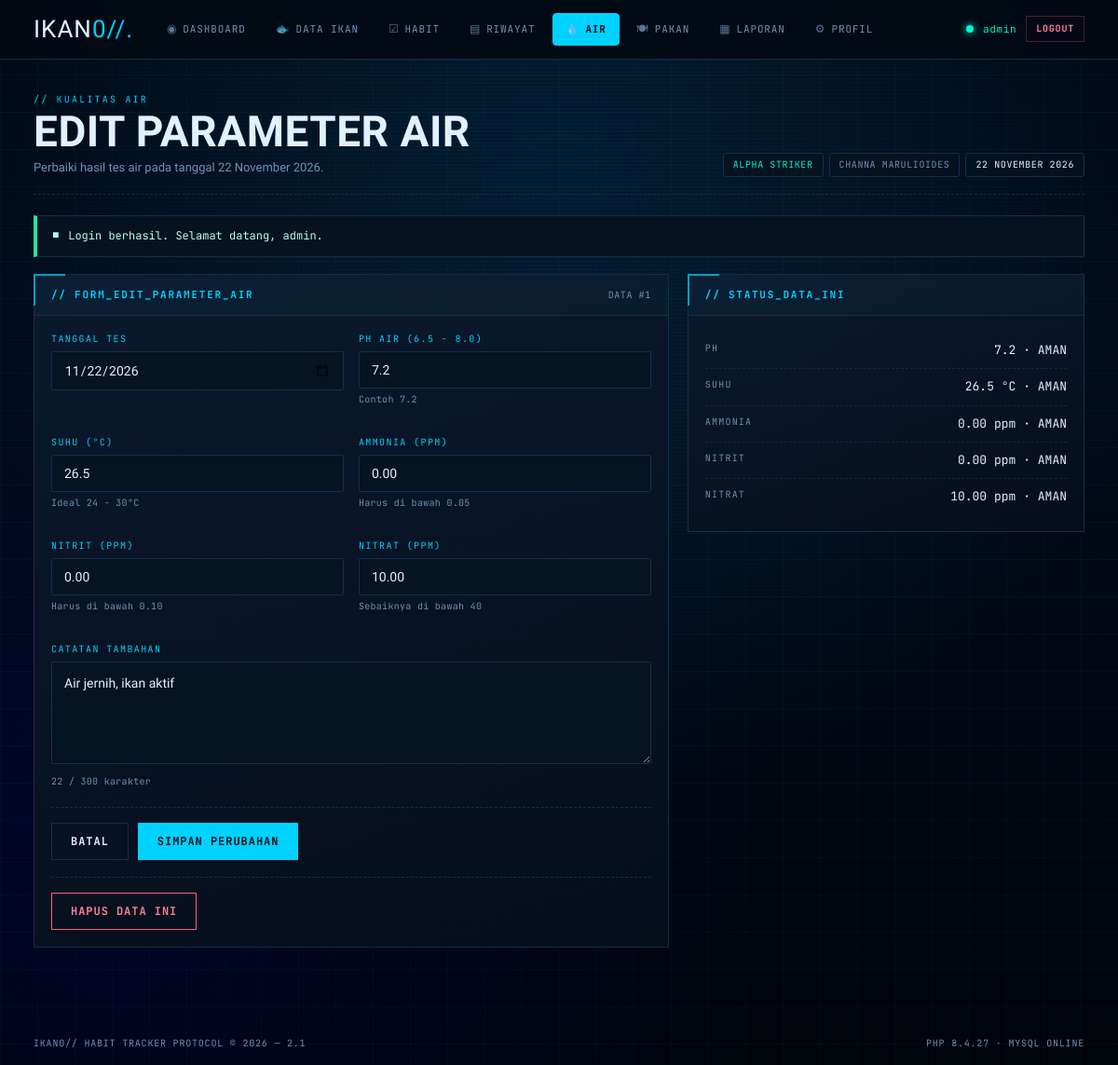
Page /air/edit.php?id=1 (signed in) on the committed database.
### tables this page shows
CREATE TABLE IF NOT EXISTS `users` (
  `id`         INT AUTO_INCREMENT PRIMARY KEY,
  `username`   VARCHAR(50)  NOT NULL UNIQUE,
  `password`   VARCHAR(255) NOT NULL,
  `nama_ikan`  VARCHAR(60)  NOT NULL DEFAULT 'Ikan Cupang Alpha',
  `jenis_ikan` VARCHAR(60)  NOT NULL DEFAULT 'Betta splendens',
  `created_at` TIMESTAMP    DEFAULT CURRENT_TIMESTAMP
);

CREATE TABLE IF NOT EXISTS `water_params` (
  `id`         INT AUTO_INCREMENT PRIMARY KEY,
  `user_id`    INT NOT NULL,
  `tanggal`    DATE NOT NULL,
  `ph`         DECIMAL(3,1) NOT NULL DEFAULT 7.0,
  `suhu_c`     DECIMAL(4,1) NOT NULL DEFAULT 26.0,
  `ammonia`    DECIMAL(4,2) NOT NULL DEFAULT 0.00,
  `nitrit`     DECIMAL(4,2) NOT NULL DEFAULT 0.00,
  `nitrat`     DECIMAL(5,2) NOT NULL DEFAULT 0.00,
  `catatan`    VARCHAR(300) DEFAULT NULL,
  `created_at` TIMESTAMP DEFAULT CURRENT_TIMESTAMP,
  UNIQUE KEY `unique_user_date` (`user_id`, `tanggal`),
  CONSTRAINT `fk_water_user`
    FOREIGN KEY (`user_id`) REFERENCES `users`(`id`) ON DELETE CASCADE
);

### includes/auth.php (called while the page is built, shortened)
<?php
require_once __DIR__ . '/koneksi.php';
function current_user(): ?array
{
    return [
        'id'         => (int)$_SESSION['user_id'],
        'username'   => $_SESSION['username']    ?? 'Admin',
        'nama_ikan'  => $_SESSION['nama_ikan']   ?? 'Ikan Tanpa Nama',
        'jenis_ikan' => $_SESSION['jenis_ikan']  ?? 'Spesies tidak diketahui',
    ];
}
function sinkron_user_database(): void
{
    $id  = (int)$_SESSION['user_id'];
    $row = db_row(
        "SELECT id, username, nama_ikan, jenis_ikan FROM users WHERE id = ? LIMIT 1",
        'i',
        [$id]
    );
}
sinkron_user_database();
$theme_mode = $_COOKIE['ikan_theme'] ?? 'abyss-dark';

### includes/koneksi.php (called while the page is built, shortened)
<?php
$conn             = @new mysqli(DB_HOST, DB_USER, DB_PASS, DB_NAME);
$db_connected     = true;
if ($conn->connect_error) {
    $db_connected     = false;
    $db_error_message = $conn->connect_error;
    error_log('[IKAN] Koneksi database gagal: ' . $conn->connect_error);
} else {
    $conn->set_charset('utf8mb4');
}
function db_tipe($nilai): string
{
    if (is_int($nilai) || is_bool($nilai)) {
        return 'i';
    }
    return 's';
}
function db_jalankan(string $sql, array $params = [])
{
    global $conn, $db_connected;
    $stmt = $conn->prepare($sql);
    $tipe = '';
    foreach ($params as $nilai) {
        $tipe .= db_tipe($nilai);
    }
    $stmt->bind_param($tipe, ...array_values($params));
    if (!$stmt->execute()) {
        error_log('[IKAN] Eksekusi gagal: ' . $stmt->error . ' | ' . $sql);
        return false;
    }
    if ($stmt->field_count > 0) {
        $hasil = $stmt->get_result();
        return $hasil;
    }
    return $stmt;
}
function db_row(string $sql, string $types = '', array $params = []): ?array
{
    $hasil = db_jalankan($sql, $params);
    $row = $hasil->fetch_assoc();
    return $row ?: null;
}

### includes/functions.php (called while the page is built, shortened)
<?php
function e($teks): string
{
    return htmlspecialchars((string)$teks, ENT_QUOTES, 'UTF-8');
}
function take_flash(): ?array
{
    $flash = $_SESSION['flash'];
    return $flash;
}
function nama_bulan(int $bulan): string
{
    $bulan_indonesia = [
        1 => 'Januari', 'Februari', 'Maret', 'April', 'Mei', 'Juni',
        'Juli', 'Agustus', 'September', 'Oktober', 'November', 'Desember'
    ];
    return $bulan_indonesia[$bulan] ?? '';
}
function tanggal_indonesia(string $tanggal): string
{
    $ts = strtotime($tanggal);
    return date('j', $ts) . ' ' . nama_bulan((int)date('n', $ts)) . ' ' . date('Y', $ts);
}
function ambil_water_param(int $id, int $user_id): ?array
{
    return db_row(
        "SELECT id, tanggal, ph, suhu_c, ammonia, nitrit, nitrat, catatan
         FROM water_params WHERE id = ? AND user_id = ? LIMIT 1",
        'ii',
        [$id, $user_id]
    );
}
function status_parameter_air(array $params): array
{
    $ph    = (float)$params['ph'];
    $suhu  = (float)$params['suhu_c'];
    $amonia = (float)$params['ammonia'];
    $nitrit = (float)$params['nitrit'];
    $nitrat = (float)$params['nitrat'];
    return [
        'ph'     => ($ph >= 6.5 && $ph <= 8.0) ? 'AMAN' : 'PERHATIAN',
        'suhu'   => ($suhu >= 24.0 && $suhu <= 30.0) ? 'AMAN' : 'PERHATIAN',
        'amonia' => ($amonia <= 0.05) ? 'AMAN' : 'BAHAYA',
        'nitrit' => ($nitrit <= 0.10) ? 'AMAN' : 'BAHAYA',
        'nitrat' => ($nitrat <= 40.0) ? 'AMAN' : 'PERHATIAN',
    ];
}

### air/edit.php (the view, shortened to what this page needs)
<?php
require_once __DIR__ . '/../includes/auth.php';
require_once __DIR__ . '/../includes/functions.php';
$user = current_user();
$id   = isset($_GET['id']) ? (int)$_GET['id'] : (int)($_POST['id'] ?? 0);
$data_lama = ambil_water_param($id, (int)$user['id']);
$input  = [
    'tanggal' => $data_lama['tanggal'],
    'ph'      => (string)$data_lama['ph'],
    'suhu_c'  => (string)$data_lama['suhu_c'],
    'ammonia' => (string)$data_lama['ammonia'],
    'nitrit'  => (string)$data_lama['nitrit'],
    'nitrat'  => (string)$data_lama['nitrat'],
    'catatan' => (string)($data_lama['catatan'] ?? ''),
];
$page_title   = 'Edit Parameter Air';
$page_eyebrow = 'KUALITAS AIR';
$page_desc    = 'Perbaiki hasil tes air pada tanggal ' . tanggal_indonesia($data_lama['tanggal']) . '.';
$active       = 'air';
include __DIR__ . '/../includes/header.php';
?>
<div class="split">
  <div class="panel">
    <div class="panel-head">
      <h2 class="panel-title">// FORM_EDIT_PARAMETER_AIR</h2>
      <span class="panel-sub">DATA #<?= $id ?></span>
    </div>
    <div class="panel-body">
      <form method="post" action="<?= BASE_URL ?>air/edit.php?id=<?= $id ?>" class="form-cyber">
        <?php include __DIR__ . '/form_fields.php'; ?>
        <div class="form-actions">
          <a class="btn-cyber ghost" href="<?= BASE_URL ?>air/index.php">BATAL</a>
          <button class="btn-cyber" type="submit">SIMPAN PERUBAHAN</button>
        </div>
      </form>
      <form method="post" action="<?= BASE_URL ?>air/hapus.php"
            style="margin-top:18px;padding-top:16px;border-top:1px dashed var(--border-color);">
        <button class="btn-cyber danger" type="submit"
                data-confirm="Hapus data parameter air tanggal <?= e($data_lama['tanggal']) ?>?">
          HAPUS DATA INI
        </button>
      </form>
    </div>
  </div>
  <div class="panel">
    <div class="panel-head">
      <h2 class="panel-title">// STATUS_DATA_INI</h2>
    </div>
    <div class="panel-body">
      <?php $status_lama = status_parameter_air($data_lama); ?>
      <div class="kv-list">
        <div class="kv-row"><span class="kv-key">pH</span><span class="kv-val mono"><?= e($data_lama['ph']) ?> &middot; <?= $status_lama['ph'] ?></span></div>
        <div class="kv-row"><span class="kv-key">Suhu</span><span class="kv-val mono"><?= e($data_lama['suhu_c']) ?> °C &middot; <?= $status_lama['suhu'] ?></span></div>
        <div class="kv-row"><span class="kv-key">Ammonia</span><span class="kv-val mono"><?= e($data_lama['ammonia']) ?> ppm &middot; <?= $status_lama['amonia'] ?></span></div>
        <div class="kv-row"><span class="kv-key">Nitrit</span><span class="kv-val mono"><?= e($data_lama['nitrit']) ?> ppm &middot; <?= $status_lama['nitrit'] ?></span></div>
        <div class="kv-row"><span class="kv-key">Nitrat</span><span class="kv-val mono"><?= e($data_lama['nitrat']) ?> ppm &middot; <?= $status_lama['nitrat'] ?></span></div>
      </div>
    </div>
  </div>
</div>
<?php include __DIR__ . '/../includes/footer.php'; ?>

### includes/header.php (shortened to what this page needs)
<?php
require_once __DIR__ . '/auth.php';
require_once __DIR__ . '/functions.php';
$user         = current_user();
$page_title   = $page_title   ?? APP_NAME;
$active       = $active       ?? '';
$page_eyebrow = $page_eyebrow ?? 'IKAN// PROTOCOL';
$page_desc    = $page_desc    ?? '';
$flash        = take_flash();
$menu = [
    'dashboard' => ['label' => 'DASHBOARD',  'url' => 'index.php',        'icon' => '◉'],
    'ikan'      => ['label' => 'DATA IKAN',  'url' => 'ikan/index.php',   'icon' => '🐟'],
    'habit'     => ['label' => 'HABIT',      'url' => 'habit/index.php',  'icon' => '☑'],
    'log'       => ['label' => 'RIWAYAT',    'url' => 'log/index.php',    'icon' => '▤'],
    'air'       => ['label' => 'AIR',        'url' => 'air/index.php',    'icon' => '💧'],
    'pakan'     => ['label' => 'PAKAN',      'url' => 'pakan/index.php',  'icon' => '🍽'],
    'laporan'   => ['label' => 'LAPORAN',    'url' => 'laporan.php',      'icon' => '▦'],
    'profil'    => ['label' => 'PROFIL',     'url' => 'profil.php',       'icon' => '⚙'],
];
?>
<!DOCTYPE html>
<html lang="id">
<head>
  <link rel="stylesheet" href="<?= BASE_URL ?>assets/css/style.css">
  <link rel="stylesheet" href="<?= BASE_URL ?>assets/css/pages.css">
</head>
<body class="page-inner <?= $theme_mode === 'mint-cyan' ? 'theme-mint' : '' ?>">
  <div class="grid-bg"></div>
  <div class="scanlines"></div>
  <header class="shell-topbar">
    <div class="shell-wrap">
      <a class="shell-brand" href="<?= BASE_URL ?>index.php">
        IKAN<span class="accent">0//.</span>
      </a>
      <nav class="shell-nav">
        <?php foreach ($menu as $kunci => $item) { ?>
          <a href="<?= BASE_URL . $item['url'] ?>"
             class="shell-nav-link <?= $active === $kunci ? 'is-active' : '' ?>">
            <span class="nav-icon"><?= $item['icon'] ?></span>
            <?= $item['label'] ?>
          </a>
        <?php } ?>
      </nav>
      <div class="shell-user">
        <span class="db-dot <?= $db_connected ? 'on' : 'off' ?>"
              title="<?= $db_connected ? 'MySQL terhubung' : 'MySQL mati - mode demo' ?>"></span>
        <span class="user-name"><?= e($user['username']) ?></span>
        <a class="btn-mini danger" href="<?= BASE_URL ?>logout.php"
           onclick="return confirm('Keluar dari sistem?');">LOGOUT</a>
      </div>
    </div>
  </header>
  <main class="shell-wrap shell-main">
    <div class="page-head">
      <div>
        <span class="eyebrow">// <?= e($page_eyebrow) ?></span>
        <h1 class="page-title"><?= e($page_title) ?></h1>
        <?php if ($page_desc !== '') { ?>
          <p class="page-desc"><?= e($page_desc) ?></p>
        <?php } ?>
      </div>
      <div class="page-head-meta">
        <span class="meta-chip"><?= e($user['nama_ikan']) ?></span>
        <span class="meta-chip dim"><?= e($user['jenis_ikan']) ?></span>
        <span class="meta-chip mono"><?= tanggal_indonesia(date('Y-m-d')) ?></span>
      </div>
    </div>
    <?php if ($flash) { ?>
      <div class="flash flash-<?= e($flash['tipe']) ?>">
        <span class="flash-mark">■</span>
        <?= e($flash['pesan']) ?>
      </div>
    <?php } ?>

### air/form_fields.php (shortened to what this page needs)
<div class="form-grid">
  <div class="form-row">
    <label class="form-label" for="tanggal">TANGGAL TES</label>
    <input class="form-input" type="date" id="tanggal" name="tanggal"
           value="<?= e($input['tanggal']) ?>" required>
  </div>
  <div class="form-row">
    <label class="form-label" for="ph">pH AIR (6.5 - 8.0)</label>
    <input class="form-input" type="number" step="0.1" min="0" max="14"
           id="ph" name="ph" value="<?= e($input['ph']) ?>" required>
    <div class="form-hint">Contoh 7.2</div>
  </div>
  <div class="form-row">
    <label class="form-label" for="suhu_c">SUHU (°C)</label>
    <input class="form-input" type="number" step="0.1" min="0" max="40"
           id="suhu_c" name="suhu_c" value="<?= e($input['suhu_c']) ?>" required>
    <div class="form-hint">Ideal 24 - 30°C</div>
  </div>
  <div class="form-row">
    <label class="form-label" for="ammonia">AMMONIA (ppm)</label>
    <input class="form-input" type="number" step="0.01" min="0"
           id="ammonia" name="ammonia" value="<?= e($input['ammonia']) ?>" required>
    <div class="form-hint">Harus di bawah 0.05</div>
  </div>
  <div class="form-row">
    <label class="form-label" for="nitrit">NITRIT (ppm)</label>
    <input class="form-input" type="number" step="0.01" min="0"
           id="nitrit" name="nitrit" value="<?= e($input['nitrit']) ?>" required>
    <div class="form-hint">Harus di bawah 0.10</div>
  </div>
  <div class="form-row">
    <label class="form-label" for="nitrat">NITRAT (ppm)</label>
    <input class="form-input" type="number" step="0.01" min="0"
           id="nitrat" name="nitrat" value="<?= e($input['nitrat']) ?>" required>
    <div class="form-hint">Sebaiknya di bawah 40</div>
  </div>
</div>
<div class="form-row" style="margin-top:16px;">
  <label class="form-label" for="catatan">CATATAN TAMBAHAN</label>
  <textarea class="form-textarea" id="catatan" name="catatan" maxlength="300" rows="3"
            data-counter="hitungCatatanAir"><?= e($input['catatan']) ?></textarea>
  <div class="form-hint" id="hitungCatatanAir">0 / 300 karakter</div>
</div>

### assets/css/style.css (style rules this page uses)
:root { --bg-color: #030811; --bg-surface: #071220; --bg-surface-2: #0c1a2e; --border-color: #172d47; --brand-blue: #00d2ff; --brand-blue-hover: #38bdf8; --brand-blue-glow: rgba(0, 210, 255, 0.45); --brand-cyan: #00f5d4; --brand-lime: #52e5ff; --brand-yellow: #38bdf8; --text-main: #e2f1ff; --text-muted: #7290b2; --text-dark: #020b17; --font-display: 'Teko', sans-serif; --font-mono: 'JetBrains Mono', monospace; --font-body: 'Chakra Petch', sans-serif; }
*, *::before, *::after { box-sizing: border-box; margin: 0; padding: 0; }
body { background-color: var(--bg-color); background: radial-gradient(circle at 50% 15%, rgba(0, 119, 182, 0.22) 0%, transparent 60%), radial-gradient(circle at 10% 80%, rgba(3, 4, 94, 0.35) 0%, transparent 50%), linear-gradient(180deg, #020712 0%, #030b18 40%, #01040a 100%); background-attachment: fixed; color: var(--text-main); font-family: var(--font-body); min-height: 100vh; overflow-x: hidden; position: relative; line-height: 1.4; -webkit-font-smoothing: antialiased; }
.grid-bg { position: fixed; inset: 0; background-size: 40px 40px; background-image: linear-gradient(to right, rgba(0, 210, 255, 0.04) 1px, transparent 1px), linear-gradient(to bottom, rgba(0, 210, 255, 0.04) 1px, transparent 1px); pointer-events: none; z-index: 0; }
.scanlines { position: fixed; inset: 0; background: linear-gradient(rgba(0, 30, 60, 0) 50%, rgba(0, 10, 25, 0.35) 50%); background-size: 100% 4px; pointer-events: none; z-index: 1; opacity: 0.6; }

### rows in the picture
users: username "admin", nama_ikan "ALPHA STRIKER", jenis_ikan "CHANNA MARULIOIDES", id "1"
water_params: tanggal "11/22/2026", ph "7.2", suhu_c "26.5", ammonia "0.00", nitrit "0.00", nitrat "10.00", catatan "Air jernih, ikan aktif"

### other values in the picture
$item['icon'] "◉"
$item['label'] "DASHBOARD"
$item['icon'] "🐟"
$item['label'] "DATA IKAN"
$item['icon'] "☑"
$item['label'] "HABIT"
$item['icon'] "▤"
$item['label'] "RIWAYAT"
$item['icon'] "💧"
$item['label'] "AIR"
$item['icon'] "🍽"
$item['label'] "PAKAN"
$item['icon'] "▦"
$item['label'] "LAPORAN"
$item['icon'] "⚙"
